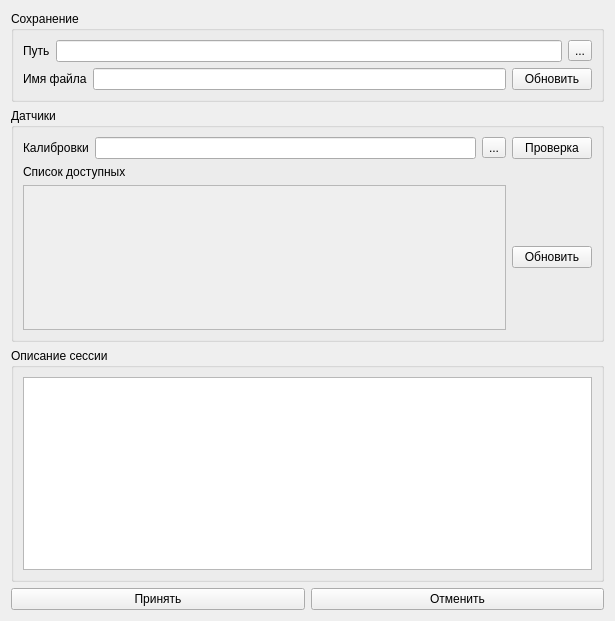
<?xml version="1.0" encoding="UTF-8"?>
<ui version="4.0">
 <class>new_session_window</class>
 <widget class="QWidget" name="new_session_window">
  <property name="geometry">
   <rect>
    <x>0</x>
    <y>0</y>
    <width>615</width>
    <height>621</height>
   </rect>
  </property>
  <property name="windowTitle">
   <string>Новый сеанс</string>
  </property>
  <layout class="QVBoxLayout" name="verticalLayout_5">
   <item>
    <widget class="QGroupBox" name="groupBox">
     <property name="title">
      <string>Сохранение</string>
     </property>
     <layout class="QVBoxLayout" name="verticalLayout_2">
      <item>
       <layout class="QVBoxLayout" name="verticalLayout">
        <item>
         <layout class="QHBoxLayout" name="horizontalLayout_2">
          <item>
           <widget class="QLabel" name="label">
            <property name="text">
             <string>Путь</string>
            </property>
           </widget>
          </item>
          <item>
           <widget class="QLineEdit" name="path_line_edit"/>
          </item>
          <item>
           <widget class="QToolButton" name="path_tool_button">
            <property name="text">
             <string>...</string>
            </property>
           </widget>
          </item>
         </layout>
        </item>
        <item>
         <layout class="QHBoxLayout" name="horizontalLayout">
          <item>
           <widget class="QLabel" name="label_2">
            <property name="text">
             <string>Имя файла</string>
            </property>
           </widget>
          </item>
          <item>
           <widget class="QLineEdit" name="filename_line_edit"/>
          </item>
          <item>
           <widget class="QPushButton" name="generate_name_button">
            <property name="text">
             <string>Обновить</string>
            </property>
           </widget>
          </item>
         </layout>
        </item>
       </layout>
      </item>
     </layout>
    </widget>
   </item>
   <item>
    <widget class="QGroupBox" name="groupBox_4">
     <property name="title">
      <string>Датчики</string>
     </property>
     <layout class="QVBoxLayout" name="verticalLayout_4">
      <item>
       <layout class="QHBoxLayout" name="horizontalLayout_5">
        <item>
         <widget class="QLabel" name="label_3">
          <property name="text">
           <string>Калибровки</string>
          </property>
         </widget>
        </item>
        <item>
         <widget class="QLineEdit" name="calibrations_path_line_edit"/>
        </item>
        <item>
         <widget class="QToolButton" name="calibrations_path_tool_button">
          <property name="text">
           <string>...</string>
          </property>
         </widget>
        </item>
        <item>
         <widget class="QPushButton" name="calibrations_check_btn">
          <property name="text">
           <string>Проверка</string>
          </property>
         </widget>
        </item>
       </layout>
      </item>
      <item>
       <widget class="QLabel" name="label_4">
        <property name="text">
         <string>Список доступных</string>
        </property>
       </widget>
      </item>
      <item>
       <layout class="QHBoxLayout" name="horizontalLayout_4">
        <item>
         <widget class="QScrollArea" name="sensors_scroll_area">
          <property name="widgetResizable">
           <bool>true</bool>
          </property>
          <widget class="QWidget" name="scrollAreaWidgetContents">
           <property name="geometry">
            <rect>
             <x>0</x>
             <y>0</y>
             <width>492</width>
             <height>149</height>
            </rect>
           </property>
           <layout class="QVBoxLayout" name="verticalLayout_7">
            <item>
             <layout class="QVBoxLayout" name="scroll_layout"/>
            </item>
           </layout>
          </widget>
         </widget>
        </item>
        <item>
         <widget class="QPushButton" name="updade_sensors_button">
          <property name="text">
           <string>Обновить</string>
          </property>
         </widget>
        </item>
       </layout>
      </item>
     </layout>
    </widget>
   </item>
   <item>
    <widget class="QGroupBox" name="groupBox_3">
     <property name="title">
      <string>Описание сессии</string>
     </property>
     <layout class="QVBoxLayout" name="verticalLayout_3">
      <item>
       <widget class="QTextBrowser" name="session_comment_editor">
        <property name="readOnly">
         <bool>false</bool>
        </property>
       </widget>
      </item>
     </layout>
    </widget>
   </item>
   <item>
    <layout class="QHBoxLayout" name="horizontalLayout_3">
     <item>
      <widget class="QPushButton" name="accept_button">
       <property name="text">
        <string>Принять</string>
       </property>
      </widget>
     </item>
     <item>
      <widget class="QPushButton" name="cancel_button">
       <property name="text">
        <string>Отменить</string>
       </property>
      </widget>
     </item>
    </layout>
   </item>
  </layout>
 </widget>
 <resources/>
 <connections/>
</ui>
